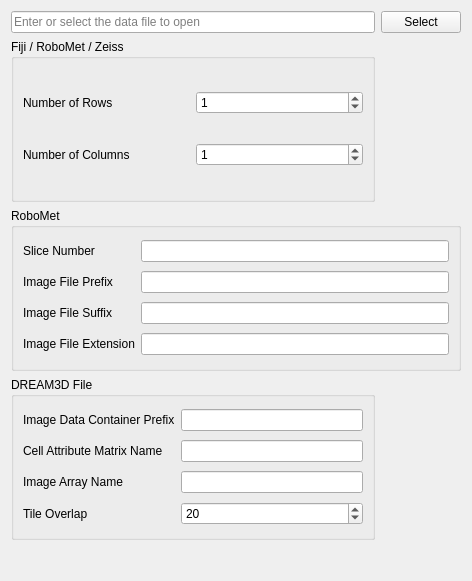
<?xml version="1.0" encoding="UTF-8"?>
<ui version="4.0">
 <class>EnterDataFilePage</class>
 <widget class="QWizardPage" name="EnterDataFilePage">
  <property name="geometry">
   <rect>
    <x>0</x>
    <y>0</y>
    <width>472</width>
    <height>581</height>
   </rect>
  </property>
  <property name="windowTitle">
   <string>WizardPage</string>
  </property>
  <layout class="QGridLayout" name="gridLayout" columnstretch="0,0,0">
   <property name="sizeConstraint">
    <enum>QLayout::SetDefaultConstraint</enum>
   </property>
   <item row="1" column="2">
    <widget class="QPushButton" name="selectButton">
     <property name="text">
      <string>Select</string>
     </property>
    </widget>
   </item>
   <item row="1" column="1">
    <widget class="QLineEdit" name="dataFileLE">
     <property name="placeholderText">
      <string>Enter or select the data file to open</string>
     </property>
    </widget>
   </item>
   <item row="5" column="1" colspan="2">
    <spacer name="verticalSpacer">
     <property name="orientation">
      <enum>Qt::Vertical</enum>
     </property>
     <property name="sizeType">
      <enum>QSizePolicy::Preferred</enum>
     </property>
     <property name="sizeHint" stdset="0">
      <size>
       <width>20</width>
       <height>30</height>
      </size>
     </property>
    </spacer>
   </item>
   <item row="3" column="1" colspan="2">
    <widget class="QGroupBox" name="roboMetMetadata">
     <property name="title">
      <string>RoboMet</string>
     </property>
     <layout class="QGridLayout" name="gridLayout_2">
      <property name="spacing">
       <number>6</number>
      </property>
      <item row="0" column="0">
       <widget class="QLabel" name="label_3">
        <property name="text">
         <string>Slice Number</string>
        </property>
       </widget>
      </item>
      <item row="1" column="1">
       <widget class="QLineEdit" name="imageFilePrefixLE"/>
      </item>
      <item row="1" column="0">
       <widget class="QLabel" name="label_4">
        <property name="text">
         <string>Image File Prefix</string>
        </property>
       </widget>
      </item>
      <item row="2" column="1">
       <widget class="QLineEdit" name="imageFileSuffixLE"/>
      </item>
      <item row="2" column="0">
       <widget class="QLabel" name="label_5">
        <property name="text">
         <string>Image File Suffix</string>
        </property>
       </widget>
      </item>
      <item row="0" column="1">
       <widget class="QLineEdit" name="sliceNumberLE"/>
      </item>
      <item row="3" column="1">
       <widget class="QLineEdit" name="imageFileExtensionLE"/>
      </item>
      <item row="3" column="0">
       <widget class="QLabel" name="label_6">
        <property name="text">
         <string>Image File Extension</string>
        </property>
       </widget>
      </item>
     </layout>
    </widget>
   </item>
   <item row="4" column="1">
    <widget class="QGroupBox" name="dream3dMetadata">
     <property name="title">
      <string>DREAM3D File</string>
     </property>
     <layout class="QGridLayout" name="gridLayout_3">
      <item row="1" column="0">
       <widget class="QLabel" name="label_8">
        <property name="text">
         <string>Cell Attribute Matrix Name</string>
        </property>
       </widget>
      </item>
      <item row="2" column="0">
       <widget class="QLabel" name="label_9">
        <property name="text">
         <string>Image Array Name</string>
        </property>
       </widget>
      </item>
      <item row="3" column="1">
       <widget class="QSpinBox" name="tileOverlapSB">
        <property name="maximum">
         <number>100</number>
        </property>
        <property name="value">
         <number>20</number>
        </property>
       </widget>
      </item>
      <item row="1" column="1">
       <widget class="QLineEdit" name="cellAttrMatrixNameLE"/>
      </item>
      <item row="0" column="1">
       <widget class="QLineEdit" name="imageDataContainerPrefixLE"/>
      </item>
      <item row="2" column="1">
       <widget class="QLineEdit" name="imageArrayNameLE"/>
      </item>
      <item row="0" column="0">
       <widget class="QLabel" name="label_7">
        <property name="text">
         <string>Image Data Container Prefix</string>
        </property>
       </widget>
      </item>
      <item row="3" column="0">
       <widget class="QLabel" name="label_10">
        <property name="text">
         <string>Tile Overlap</string>
        </property>
       </widget>
      </item>
     </layout>
    </widget>
   </item>
   <item row="2" column="1">
    <widget class="QGroupBox" name="configFileMetadata">
     <property name="title">
      <string>Fiji / RoboMet / Zeiss</string>
     </property>
     <layout class="QGridLayout" name="configFileMetadataLayout">
      <item row="0" column="1">
       <widget class="QSpinBox" name="numOfRowsSB">
        <property name="value">
         <number>1</number>
        </property>
       </widget>
      </item>
      <item row="1" column="1">
       <widget class="QSpinBox" name="numOfColsSB">
        <property name="value">
         <number>1</number>
        </property>
       </widget>
      </item>
      <item row="1" column="0">
       <widget class="QLabel" name="label_2">
        <property name="text">
         <string>Number of Columns</string>
        </property>
       </widget>
      </item>
      <item row="0" column="0">
       <widget class="QLabel" name="label">
        <property name="text">
         <string>Number of Rows</string>
        </property>
       </widget>
      </item>
     </layout>
    </widget>
   </item>
  </layout>
 </widget>
 <resources/>
 <connections/>
</ui>
